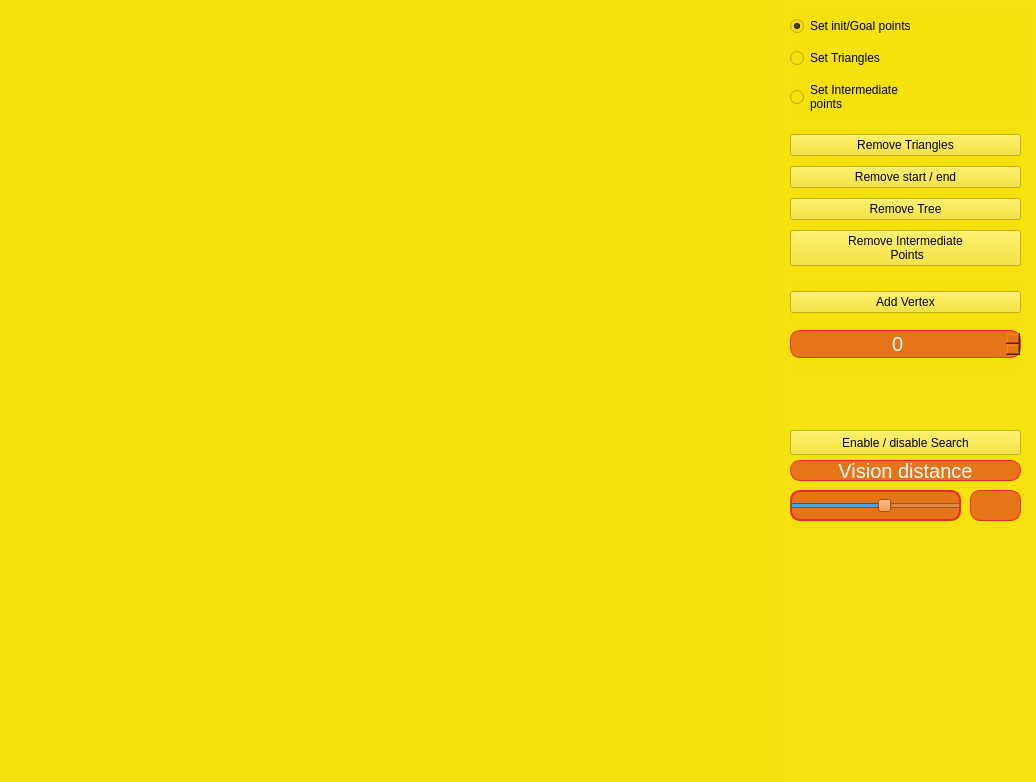
<?xml version="1.0" encoding="UTF-8"?>
<ui version="4.0">
 <class>MainWindow</class>
 <widget class="QMainWindow" name="MainWindow">
  <property name="geometry">
   <rect>
    <x>0</x>
    <y>0</y>
    <width>1036</width>
    <height>782</height>
   </rect>
  </property>
  <property name="minimumSize">
   <size>
    <width>600</width>
    <height>650</height>
   </size>
  </property>
  <property name="maximumSize">
   <size>
    <width>1100</width>
    <height>782</height>
   </size>
  </property>
  <property name="windowTitle">
   <string>Maze</string>
  </property>
  <property name="styleSheet">
   <string notr="true">background-color: rgba(246, 225, 14, 195);

</string>
  </property>
  <widget class="QWidget" name="centralwidget">
   <widget class="PaintWidget" name="PaintScene" native="true">
    <property name="geometry">
     <rect>
      <x>0</x>
      <y>0</y>
      <width>781</width>
      <height>781</height>
     </rect>
    </property>
    <property name="minimumSize">
     <size>
      <width>781</width>
      <height>571</height>
     </size>
    </property>
    <property name="maximumSize">
     <size>
      <width>781</width>
      <height>781</height>
     </size>
    </property>
   </widget>
   <widget class="QWidget" name="verticalLayoutWidget">
    <property name="geometry">
     <rect>
      <x>790</x>
      <y>10</y>
      <width>240</width>
      <height>111</height>
     </rect>
    </property>
    <layout class="QVBoxLayout" name="verticalLayout">
     <item>
      <widget class="QRadioButton" name="init_goal_rb">
       <property name="styleSheet">
        <string notr="true">QRadioButton {
	background-color: rgb(230, 116, 25);
	color: rgb(255, 255, 255);
	font-size: 20px;
	border: 1px solid ;
	border-radius: 10px;
	
	border-color: rgb(239, 41, 41);
};</string>
       </property>
       <property name="text">
        <string>Set init/Goal points</string>
       </property>
       <property name="checked">
        <bool>true</bool>
       </property>
      </widget>
     </item>
     <item>
      <widget class="QRadioButton" name="triangles_rb">
       <property name="styleSheet">
        <string notr="true">QRadioButton {
	background-color: rgb(230, 116, 25);
	color: rgb(255, 255, 255);
	font-size: 20px;
	border: 1px solid ;
	border-radius: 10px;
	
	border-color: rgb(239, 41, 41);
};</string>
       </property>
       <property name="text">
        <string>Set Triangles</string>
       </property>
      </widget>
     </item>
     <item>
      <widget class="QRadioButton" name="intermediate_points">
       <property name="styleSheet">
        <string notr="true">QRadioButton {
	background-color: rgb(230, 116, 25);
	color: rgb(255, 255, 255);
	font-size: 20px;
	border: 1px solid ;
	border-radius: 10px;
	
	border-color: rgb(239, 41, 41);
};</string>
       </property>
       <property name="text">
        <string>Set Intermediate
points</string>
       </property>
      </widget>
     </item>
    </layout>
   </widget>
   <widget class="QWidget" name="verticalLayoutWidget_2">
    <property name="geometry">
     <rect>
      <x>790</x>
      <y>130</y>
      <width>231</width>
      <height>143</height>
     </rect>
    </property>
    <layout class="QVBoxLayout" name="verticalLayout_2">
     <item>
      <widget class="QPushButton" name="remove_tr">
       <property name="styleSheet">
        <string notr="true">QPushButton {
	background-color: rgb(230, 116, 25);
	color: rgb(255, 255, 255);
	font-size: 20px;
	border: 1px solid ;
	border-radius: 10px;
	
	border-color: rgb(239, 41, 41);
};
</string>
       </property>
       <property name="text">
        <string>Remove Triangles</string>
       </property>
      </widget>
     </item>
     <item>
      <widget class="QPushButton" name="remove_start_end">
       <property name="styleSheet">
        <string notr="true">QPushButton {
	background-color: rgb(230, 116, 25);
	color: rgb(255, 255, 255);
	font-size: 20px;
	border: 1px solid ;
	border-radius: 10px;
	
	border-color: rgb(239, 41, 41);
};
</string>
       </property>
       <property name="text">
        <string>Remove start / end</string>
       </property>
      </widget>
     </item>
     <item>
      <widget class="QPushButton" name="clear_path">
       <property name="styleSheet">
        <string notr="true">QPushButton {
	background-color: rgb(230, 116, 25);
	color: rgb(255, 255, 255);
	font-size: 20px;
	border: 1px solid ;
	border-radius: 10px;
	
	border-color: rgb(239, 41, 41);
};
</string>
       </property>
       <property name="text">
        <string>Remove Tree</string>
       </property>
      </widget>
     </item>
     <item>
      <widget class="QPushButton" name="clear_path_2">
       <property name="styleSheet">
        <string notr="true">QPushButton {
	background-color: rgb(230, 116, 25);
	color: rgb(255, 255, 255);
	font-size: 20px;
	border: 1px solid ;
	border-radius: 10px;
	
	border-color: rgb(239, 41, 41);
};
</string>
       </property>
       <property name="text">
        <string>Remove Intermediate
 Points</string>
       </property>
      </widget>
     </item>
    </layout>
   </widget>
   <widget class="QWidget" name="verticalLayoutWidget_3">
    <property name="geometry">
     <rect>
      <x>790</x>
      <y>280</y>
      <width>231</width>
      <height>91</height>
     </rect>
    </property>
    <layout class="QVBoxLayout" name="verticalLayout_3">
     <item>
      <widget class="QPushButton" name="add_vertex">
       <property name="styleSheet">
        <string notr="true">QPushButton {
	background-color: rgb(230, 116, 25);
	color: rgb(255, 255, 255);
	font-size: 20px;
	border: 1px solid ;
	border-radius: 10px;
	
	border-color: rgb(239, 41, 41);
};
</string>
       </property>
       <property name="text">
        <string>Add Vertex</string>
       </property>
      </widget>
     </item>
     <item>
      <widget class="QSpinBox" name="spinBox">
       <property name="styleSheet">
        <string notr="true">
	background-color: rgb(230, 116, 25);
	color: rgb(255, 255, 255);
	font-size: 20px;
	border: 1px solid ;
	border-radius: 10px;
	
	border-color: rgb(239, 41, 41);
</string>
       </property>
       <property name="alignment">
        <set>Qt::AlignCenter</set>
       </property>
       <property name="maximum">
        <number>1000</number>
       </property>
      </widget>
     </item>
    </layout>
   </widget>
   <widget class="QSlider" name="horizontalSlider">
    <property name="geometry">
     <rect>
      <x>790</x>
      <y>490</y>
      <width>171</width>
      <height>31</height>
     </rect>
    </property>
    <property name="styleSheet">
     <string notr="true">
	background-color: rgb(230, 116, 25);
	color: rgb(255, 255, 255);
	font-size: 20px;
	border: 2px solid ;
	border-radius: 10px;
	
	border-color: rgb(239, 41, 41);
</string>
    </property>
    <property name="sliderPosition">
     <number>55</number>
    </property>
    <property name="orientation">
     <enum>Qt::Horizontal</enum>
    </property>
   </widget>
   <widget class="QPushButton" name="find_path">
    <property name="geometry">
     <rect>
      <x>790</x>
      <y>430</y>
      <width>231</width>
      <height>25</height>
     </rect>
    </property>
    <property name="styleSheet">
     <string notr="true">QPushButton {
	background-color: rgb(230, 116, 25);
	color: rgb(255, 255, 255);
	font-size: 20px;
	border: 1px solid ;
	border-radius: 10px;
	
	border-color: rgb(239, 41, 41);
};
</string>
    </property>
    <property name="text">
     <string>Enable / disable Search</string>
    </property>
   </widget>
   <widget class="QLabel" name="distance_label">
    <property name="geometry">
     <rect>
      <x>970</x>
      <y>490</y>
      <width>51</width>
      <height>31</height>
     </rect>
    </property>
    <property name="styleSheet">
     <string notr="true">QLabel {
background-color: rgb(230, 116, 25);
	color: rgb(255, 255, 255);
	font-size: 20px;
	border: 1px solid ;
	border-radius: 10px;
	
	border-color: rgb(239, 41, 41);
}</string>
    </property>
    <property name="text">
     <string/>
    </property>
   </widget>
   <widget class="QLabel" name="label_2">
    <property name="geometry">
     <rect>
      <x>790</x>
      <y>460</y>
      <width>231</width>
      <height>21</height>
     </rect>
    </property>
    <property name="styleSheet">
     <string notr="true">QLabel {
background-color: rgb(230, 116, 25);
	color: rgb(255, 255, 255);
	font-size: 20px;
	border: 1px solid ;
	border-radius: 10px;
	
	border-color: rgb(239, 41, 41);
}</string>
    </property>
    <property name="text">
     <string>Vision distance</string>
    </property>
    <property name="alignment">
     <set>Qt::AlignCenter</set>
    </property>
   </widget>
  </widget>
 </widget>
 <customwidgets>
  <customwidget>
   <class>PaintWidget</class>
   <extends>QWidget</extends>
   <header>paintwidget.h</header>
   <container>1</container>
  </customwidget>
 </customwidgets>
 <resources/>
 <connections/>
</ui>
